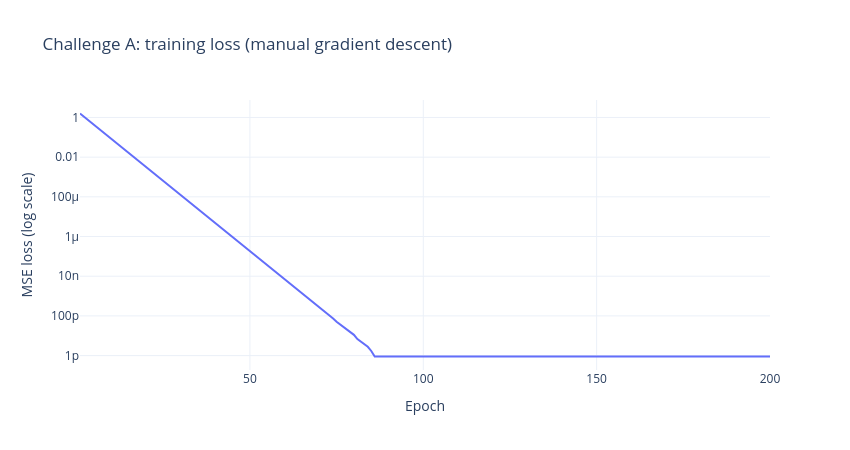

Notebook code cell kept with this figure:
### Code cell
fig = go.Figure(go.Scatter(x=list(range(1, 201)), y=loss_manual, mode="lines", name="lr = 0.01"))
fig.update_layout(title="Challenge A: training loss (manual gradient descent)",
                  xaxis_title="Epoch", yaxis_title="MSE loss (log scale)",
                  yaxis_type="log", template="plotly_white", width=850, height=450)
fig.show()

### Figure 1 — Plotly figure (JSON) as saved in the notebook; plotly's stock layout.template omitted (floating-point values rounded to 4 significant figures; data arrays with more than 128 entries replaced by an {"elided": "..."} marker saying what was removed)
{"data": [{"mode": "lines", "name": "lr = 0.01", "type": "scatter", "x": {"elided": "200 int values"}, "y": {"elided": "200 float values"}}], "layout": {"height": 450, "title": {"text": "Challenge A: training loss (manual gradient descent)"}, "width": 850, "xaxis": {"title": {"text": "Epoch"}}, "yaxis": {"title": {"text": "MSE loss (log scale)"}, "type": "log"}}}
